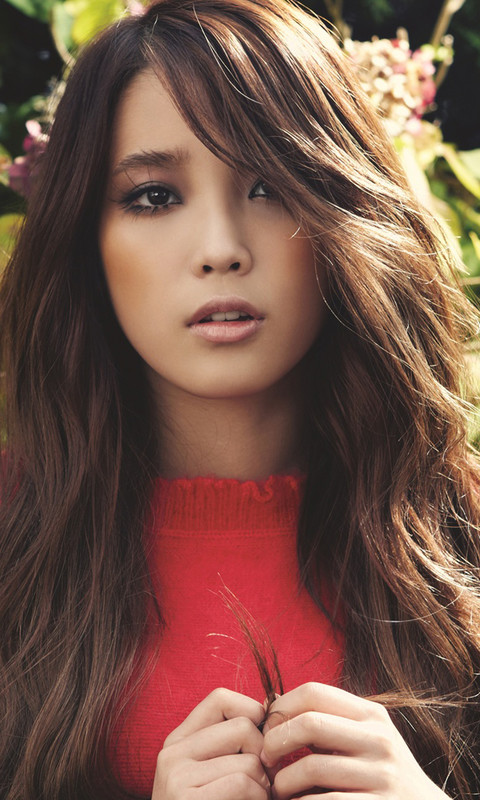
//> input picture materials/face2.jpg, 480 x 800 px
$ ./main   (built with g++ and OpenCV 4)
//> lines starting //> are read from the running program, lines starting //| are printed output that depends on the picture
/****************************************************************************
**
** Copyright (C) 2019 Xiaohai <xiaohaidotpro@outlook.com>.
** Contact: http://xiaohai.pro
**
** This file is part of learningOpenCV3
**
**
****************************************************************************/

#include "bits/stdc++.h"

#include "opencv2/opencv.hpp"

int main(int /* argc */, char** /* argv */) {
    using Mat = cv::Mat;
    Mat src, dst;
    src = cv::imread("../../materials/face2.jpg", cv::IMREAD_COLOR);
//> src is the input picture: 800 rows x 480 cols, CV_8UC3; mean B, G, R 74.6, 87, 120.4
    if (src.empty()) {
        std::cerr << "load image error..." << std::endl;
        return -1;
    }

    cv::cvtColor(src, src, cv::COLOR_BGR2GRAY);
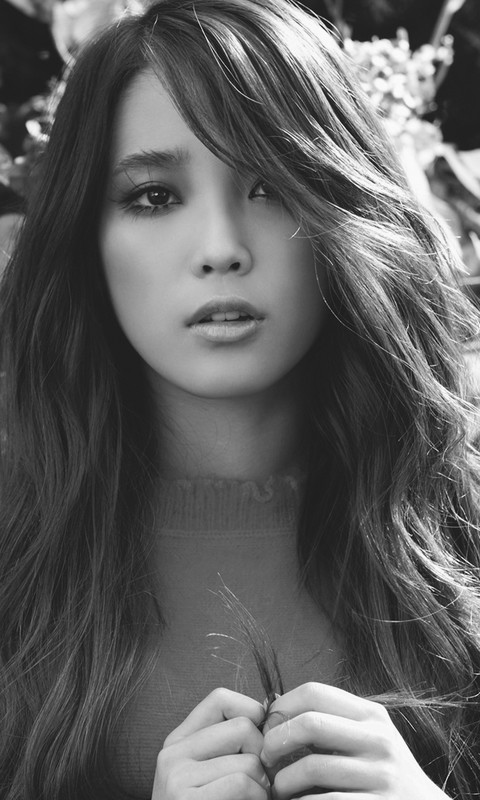
//> src: 800 rows x 480 cols, CV_8UC1; min 9, max 255, mean 95.6
    const std::string srcWindowTitle{"Src Window"};
    const std::string dstWindowTitle{"Dst Window"};
    cv::namedWindow(srcWindowTitle, cv::WINDOW_GUI_NORMAL);
    cv::namedWindow(dstWindowTitle, cv::WINDOW_GUI_NORMAL);
    cv::imshow(srcWindowTitle, src);

    cv::equalizeHist(src, dst);
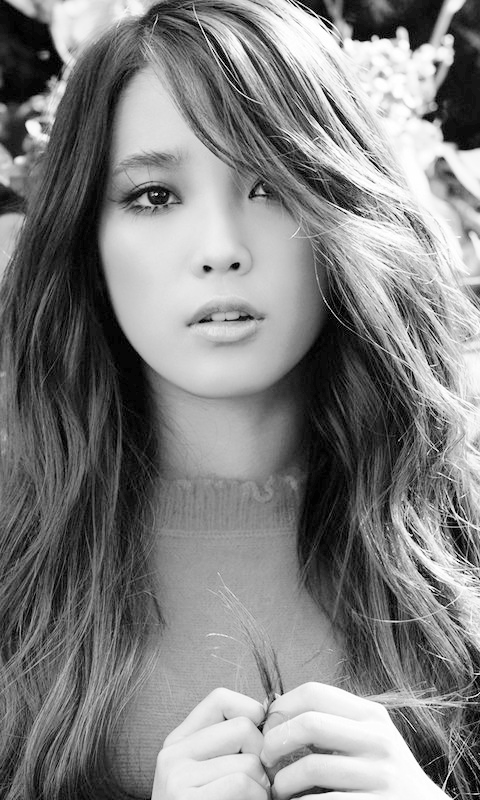
//> dst: 800 rows x 480 cols, CV_8UC1; min 0, max 255, mean 128.5
    cv::imshow(dstWindowTitle, dst);

    cv::waitKey();

    return 0;
}

$ run again, with materials/face1.jpg copied over materials/face2.jpg
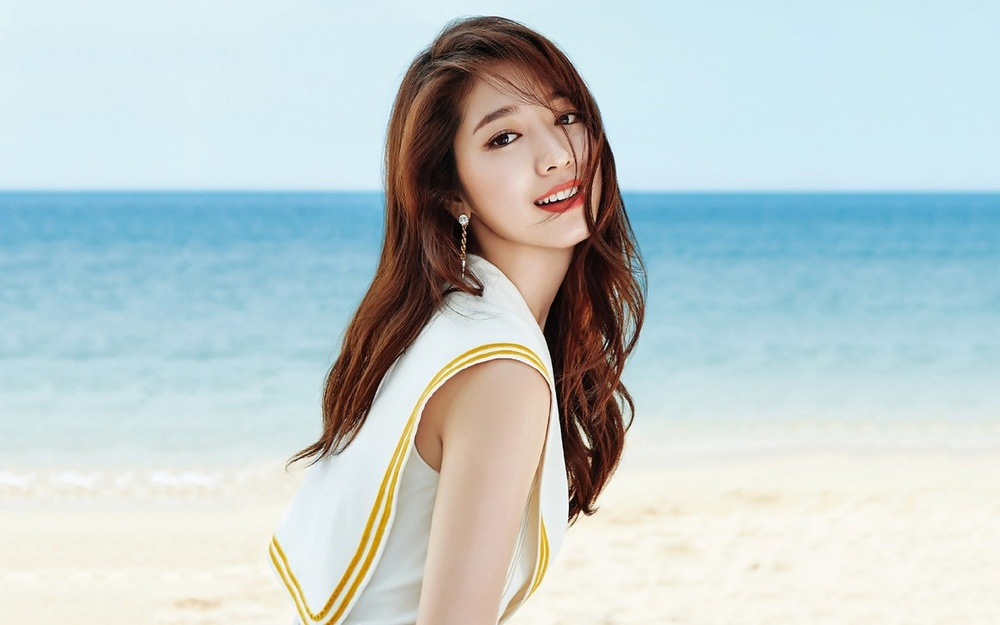
//> input picture materials/face1.jpg, 1000 x 625 px, shrunk from 1280 x 800 before the run
//> src is the input picture: 625 rows x 1000 cols, CV_8UC3; mean B, G, R 204.4, 204, 191.4
//> `cv::cvtColor(src, src, cv::COLOR_BGR2GRAY);`:
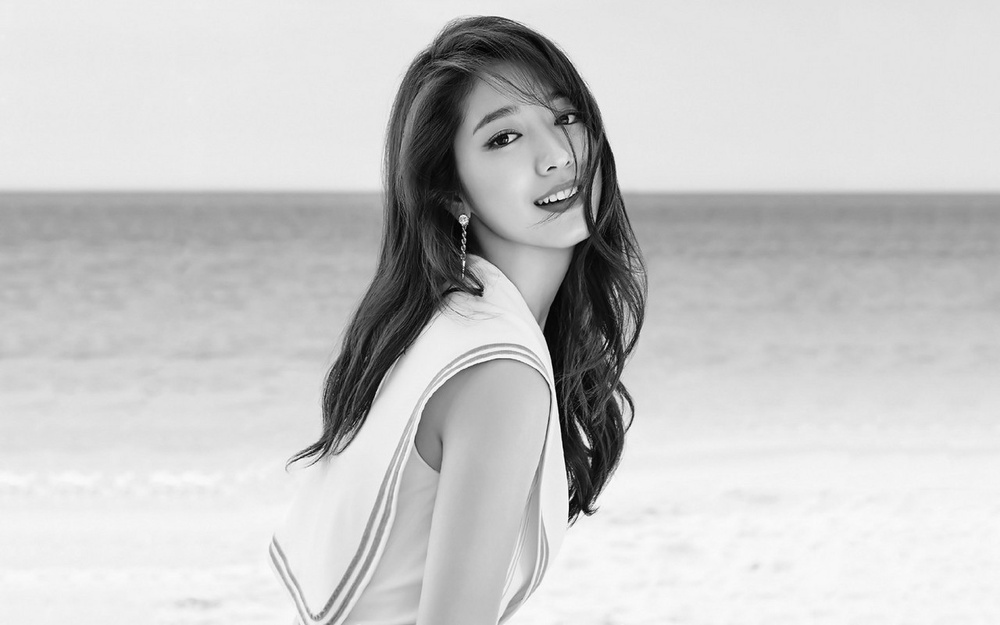
//> src: 625 rows x 1000 cols, CV_8UC1; min 0, max 255, mean 200.3
//> `cv::equalizeHist(src, dst);`:
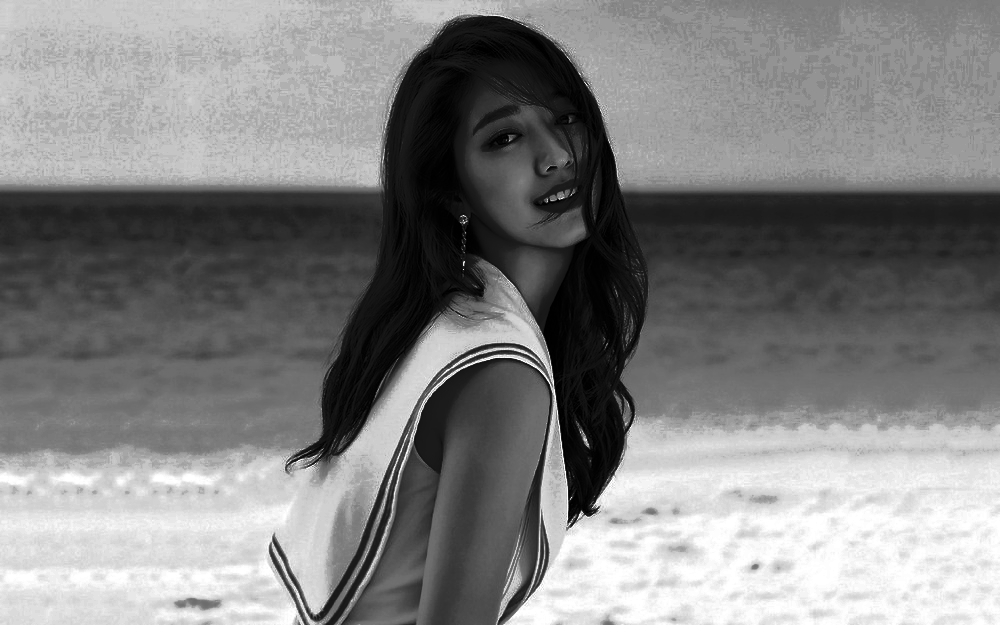
//> dst: 625 rows x 1000 cols, CV_8UC1; min 0, max 255, mean 129.5

$ run again, with materials/face3.jpg copied over materials/face2.jpg
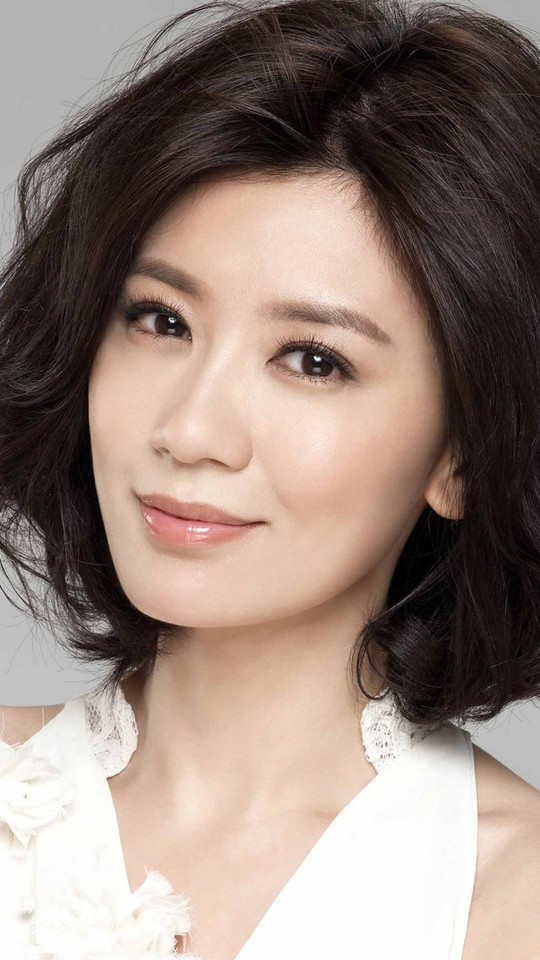
//> input picture materials/face3.jpg, 540 x 960 px
//> src is the input picture: 960 rows x 540 cols, CV_8UC3; mean B, G, R 122.9, 132.6, 149.4
//> `cv::cvtColor(src, src, cv::COLOR_BGR2GRAY);`:
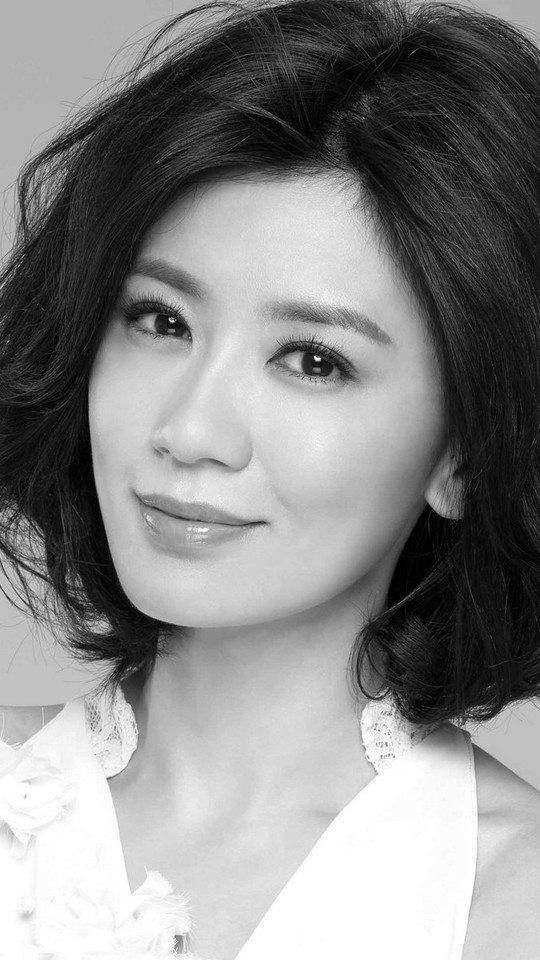
//> src: 960 rows x 540 cols, CV_8UC1; min 0, max 255, mean 136.5
//> `cv::equalizeHist(src, dst);`:
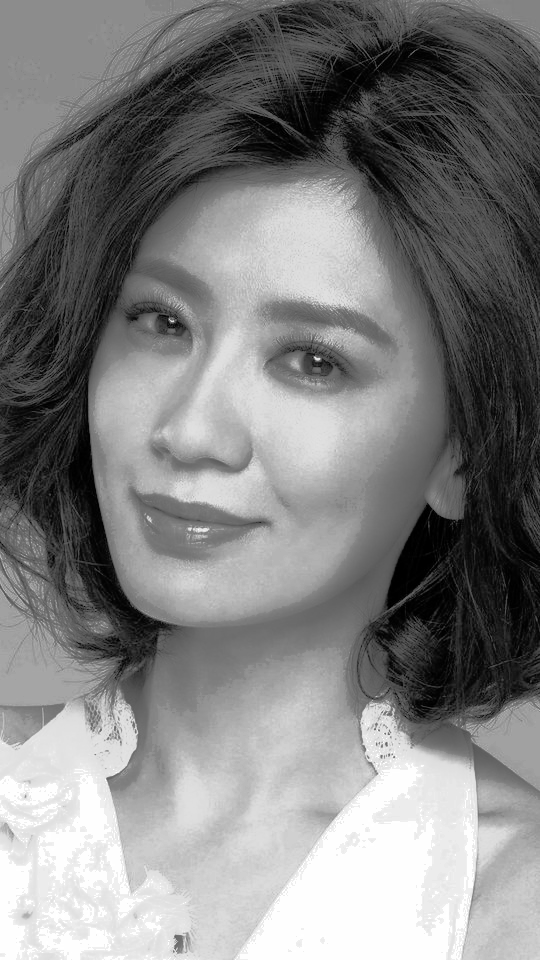
//> dst: 960 rows x 540 cols, CV_8UC1; min 0, max 255, mean 128.5

$ run again, with materials/2.jpg copied over materials/face2.jpg
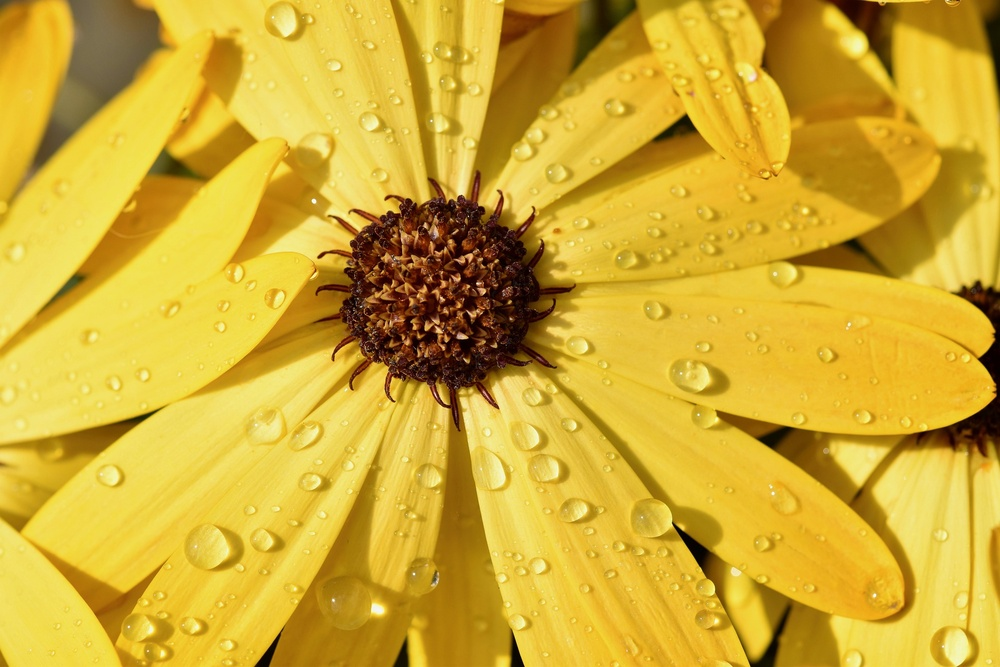
//> input picture materials/2.jpg, 1000 x 667 px, shrunk from 1920 x 1280 before the run
//> src is the input picture: 667 rows x 1000 cols, CV_8UC3; mean B, G, R 50.3, 171.8, 208.5
//> `cv::cvtColor(src, src, cv::COLOR_BGR2GRAY);`:
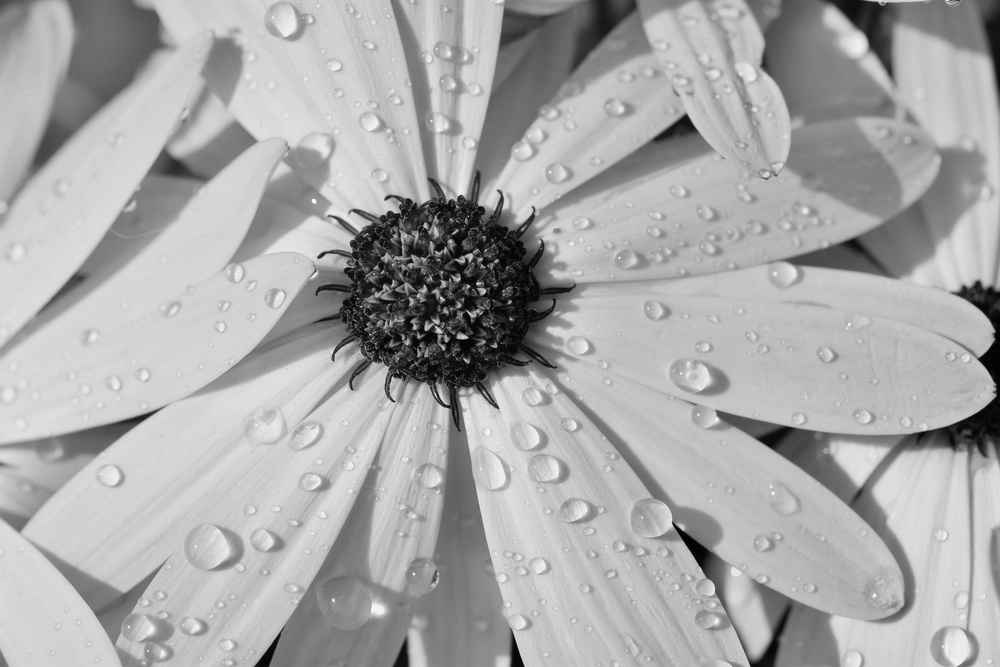
//> src: 667 rows x 1000 cols, CV_8UC1; min 1, max 250, mean 168.9
//> `cv::equalizeHist(src, dst);`:
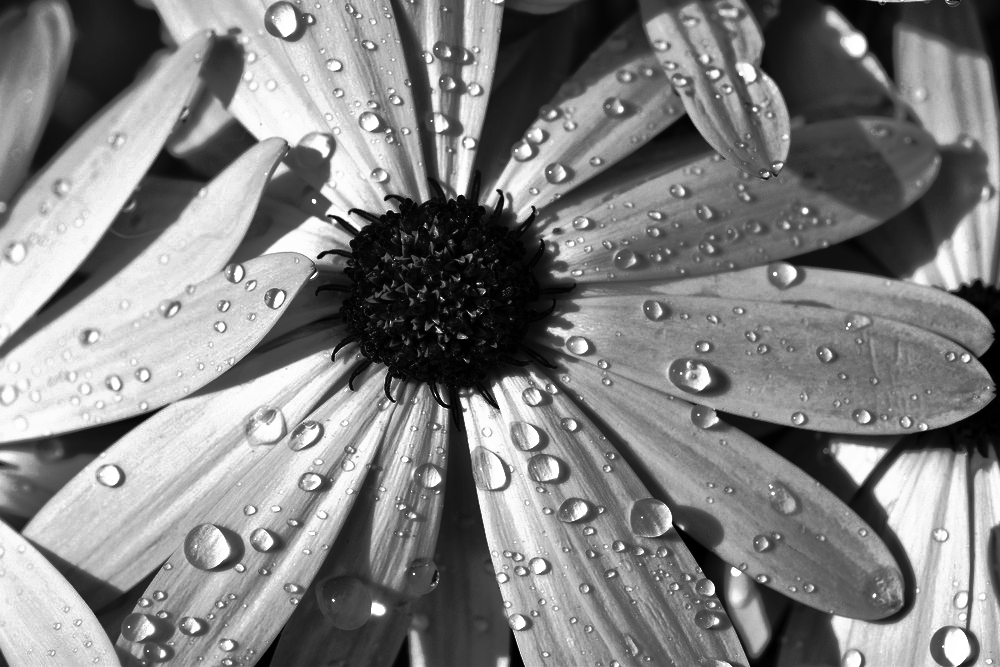
//> dst: 667 rows x 1000 cols, CV_8UC1; min 0, max 255, mean 128.9
